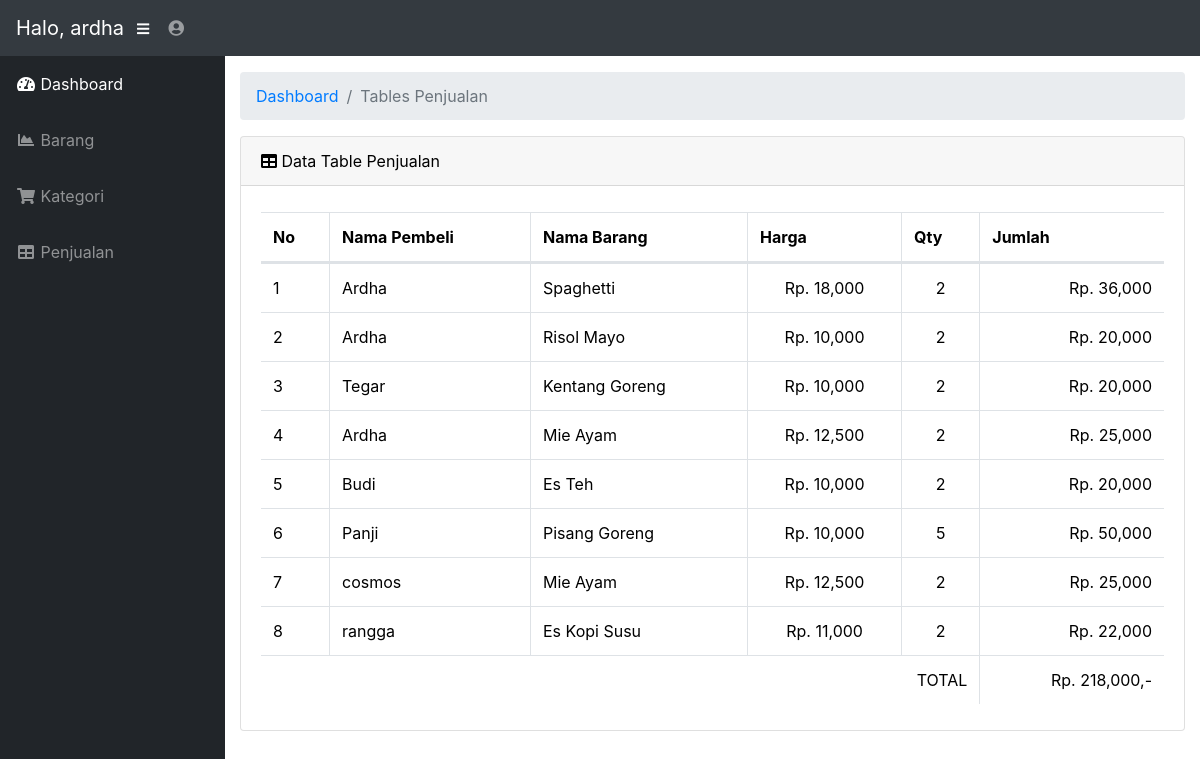
/admin/penjualan.php (signed in), run on the app's committed database.
### tables this page shows
CREATE TABLE `penjualan` (
  `id_penjualan` int(5) NOT NULL,
  `tgl_penjualan` timestamp NOT NULL DEFAULT current_timestamp() ON UPDATE current_timestamp(),
  `qty_penjualan` int(5) NOT NULL,
  `id_barang` int(5) NOT NULL,
  `id_customer` int(5) NOT NULL
);

CREATE TABLE `customer` (
  `id_customer` int(5) NOT NULL,
  `nama_customer` varchar(40) NOT NULL,
  `alamat_customer` text NOT NULL,
  `telp_customer` varchar(15) NOT NULL
);

CREATE TABLE `barang` (
  `id_barang` int(5) NOT NULL,
  `nama_barang` varchar(100) NOT NULL,
  `gambar_barang` varchar(200) NOT NULL,
  `harga_barang` int(10) NOT NULL,
  `id_kategori` int(5) NOT NULL
);

### admin/penjualan.php (the view, shortened to what this page needs)
<?php
    require"includes/header.php";
?>
    <div class="container-fluid">
                <ol class="breadcrumb">
                    <li class="breadcrumb-item">
                        <a href="<?=BASE_URL;?>/admin/index.php">Dashboard</a>
                    </li>
                    <li class="breadcrumb-item active">Tables Penjualan</li>
                </ol>
                <div class="card mb-3" style="color:black">
                    <div class="card-header">
                        <i class="fas fa-table"></i> Data Table Penjualan
                    </div>
                    <div class="card-body">
                        <div class="table-responsive">
                            <table class="table table-bordered" id="dataTable" width="100%" cellspacing="0" style="color:black">
                                <thead>
                                    <tr>
                                        <th>No</th>
                                        <th>Nama Pembeli</th>
                                        <th>Nama Barang</th>
                                        <th>Harga</th>
                                        <th>Qty</th>
                                        <th>Jumlah</th>
                                    </tr>
                                </thead>
                                <tbody>
                                    <?php
                                        $query = mysqli_query($conn, "select barang .*, penjualan.*, customer.* from penjualan
                                                                        left join barang on barang.id_barang = penjualan.id_barang
                                                                        left join customer on customer.id_customer = penjualan.id_customer");
                                        $data = mysqli_fetch_assoc($query);
                                        if(mysqli_num_rows($query) > 0) {
                                        $no = 1;
                                        $total = 0;
                                        do {
                                            $total += $data['harga_barang'] * $data['qty_penjualan'];
                                    ?>
                                    <tr>
                                        <td><?=$no++;?></td>
                                        <td><?=$data['nama_customer'];?></td>
                                        <td><?=$data['nama_barang'];?></td>
                                        <td style='text-align:center'>Rp. <?=number_format($data['harga_barang']);?></td>
                                        <td style='text-align:center'><?=$data['qty_penjualan'];?></td>
                                        <td style='text-align:right'>Rp. <?=number_format($data['harga_barang'] * $data['qty_penjualan']);?></td>
                                    </tr>
                                    <?php
                                        }while($data = mysqli_fetch_assoc($query));
                                        echo    "<tr>
                                                <td style='text-align:right' colspan='5'>TOTAL</td>
                                                <td style='text-align:right'>Rp. ".number_format($total).",-</td>
                                                </tr>";
                                    }else{
                                        echo "<tr><td colspan='3'><center>Belum ada data!</center></td></tr>";
                                    }
                                    ?>
                                </tbody>
                            </table>
                        </div>
                    </div>
                </div>
            </div>
        </div>
    </div>
</body>
</html>

### data on the page
penjualan: id_customer.nama_customer "Ardha", id_barang.nama_barang "Spaghetti", id_barang.harga_barang "18,000", qty_penjualan "2", $data['harga_barang'] * $data['qty_penjualan'] "36,000"
penjualan: id_customer.nama_customer "Ardha", id_barang.nama_barang "Risol Mayo", id_barang.harga_barang "10,000", qty_penjualan "2", $data['harga_barang'] * $data['qty_penjualan'] "20,000"
penjualan: id_customer.nama_customer "Tegar", id_barang.nama_barang "Kentang Goreng", id_barang.harga_barang "10,000", qty_penjualan "2", $data['harga_barang'] * $data['qty_penjualan'] "20,000"
penjualan: id_customer.nama_customer "Ardha", id_barang.nama_barang "Mie Ayam", id_barang.harga_barang "12,500", qty_penjualan "2", $data['harga_barang'] * $data['qty_penjualan'] "25,000"
penjualan: id_customer.nama_customer "Budi", id_barang.nama_barang "Es Teh", id_barang.harga_barang "10,000", qty_penjualan "2", $data['harga_barang'] * $data['qty_penjualan'] "20,000"
penjualan: id_customer.nama_customer "Panji", id_barang.nama_barang "Pisang Goreng", id_barang.harga_barang "10,000", qty_penjualan "5", $data['harga_barang'] * $data['qty_penjualan'] "50,000"
penjualan: id_customer.nama_customer "cosmos", id_barang.nama_barang "Mie Ayam", id_barang.harga_barang "12,500", qty_penjualan "2", $data['harga_barang'] * $data['qty_penjualan'] "25,000"
penjualan: id_customer.nama_customer "rangga", id_barang.nama_barang "Es Kopi Susu", id_barang.harga_barang "11,000", qty_penjualan "2", $data['harga_barang'] * $data['qty_penjualan'] "22,000"

### other printed values
$_SESSION['user_user'] "ardha"
$total "218,000"
